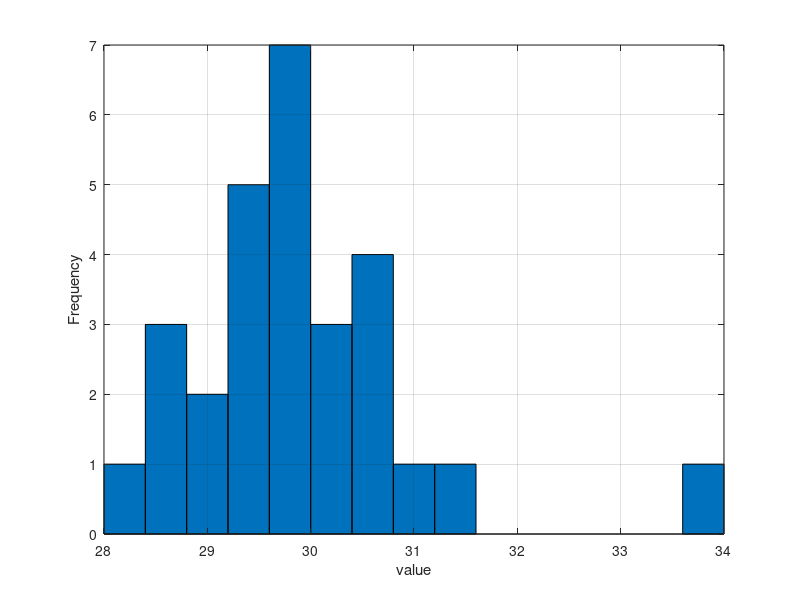

MATLAB code for this plot:
% TOPIC: stats
% TITLE: Descriptive statistics and the mean +/- one standard deviation range (68% check for normality)
% SOURCE: Chapra Prob. 14.3
% KEYWORDS: mean, median, mode, standard deviation, variance, coefficient of variation, normal distribution, 68 percent, one standard deviation, histogram
% PROBLEM:
% Given the data 29.65 28.55 28.65 30.15 29.35 29.75 29.25 30.65 28.15 29.85 29.05 30.25 30.85 28.75
% 29.65 30.45 29.15 30.45 33.65 29.35 29.75 31.25 29.45 30.15 29.65 30.55 29.65 29.25, determine the
% mean, median, mode, range, standard deviation, variance and coefficient of variation. Construct a
% histogram from 28 to 34 in increments of 0.4. Assuming the distribution is normal, compute the range
% that encompasses 68% of the readings and determine whether this is a valid estimate for these data.
% CHECK: abs(mean(y) - 29.832143) < 1e-5 && abs(s - 1.045291) < 1e-5 && abs(frac - 22/28) < 1e-12
% CODE:
y = [29.65 28.55 28.65 30.15 29.35 29.75 29.25 30.65 28.15 29.85 29.05 30.25 30.85 28.75 ...
     29.65 30.45 29.15 30.45 33.65 29.35 29.75 31.25 29.45 30.15 29.65 30.55 29.65 29.25];
m = mean(y); s = std(y);
fprintf('mean = %.4f, median = %.4f, mode = %.2f, range = %.2f\n', m, median(y), mode(y), max(y) - min(y));
fprintf('std = %.4f, variance = %.4f, CV = %.3f %%\n', s, var(y), s/m*100);
lo = m - s; hi = m + s;
frac = mean(y >= lo & y <= hi);
fprintf('68%% range (mean +/- std) = %.4f to %.4f; %.1f %% of the readings fall inside\n', lo, hi, frac*100);
fprintf('%.1f %% is above 68 %% because one outlier (33.65) inflates the standard deviation.\n', frac*100);
edges = 28:0.4:34;
counts = zeros(1, numel(edges) - 1);
for k = 1:numel(counts)
    counts(k) = sum(y >= edges(k) & (y < edges(k+1) | (k == numel(counts) & y <= edges(k+1))));
end
figure; bar(edges(1:end-1) + 0.2, counts, 1); grid on; xlabel('value'); ylabel('Frequency');
